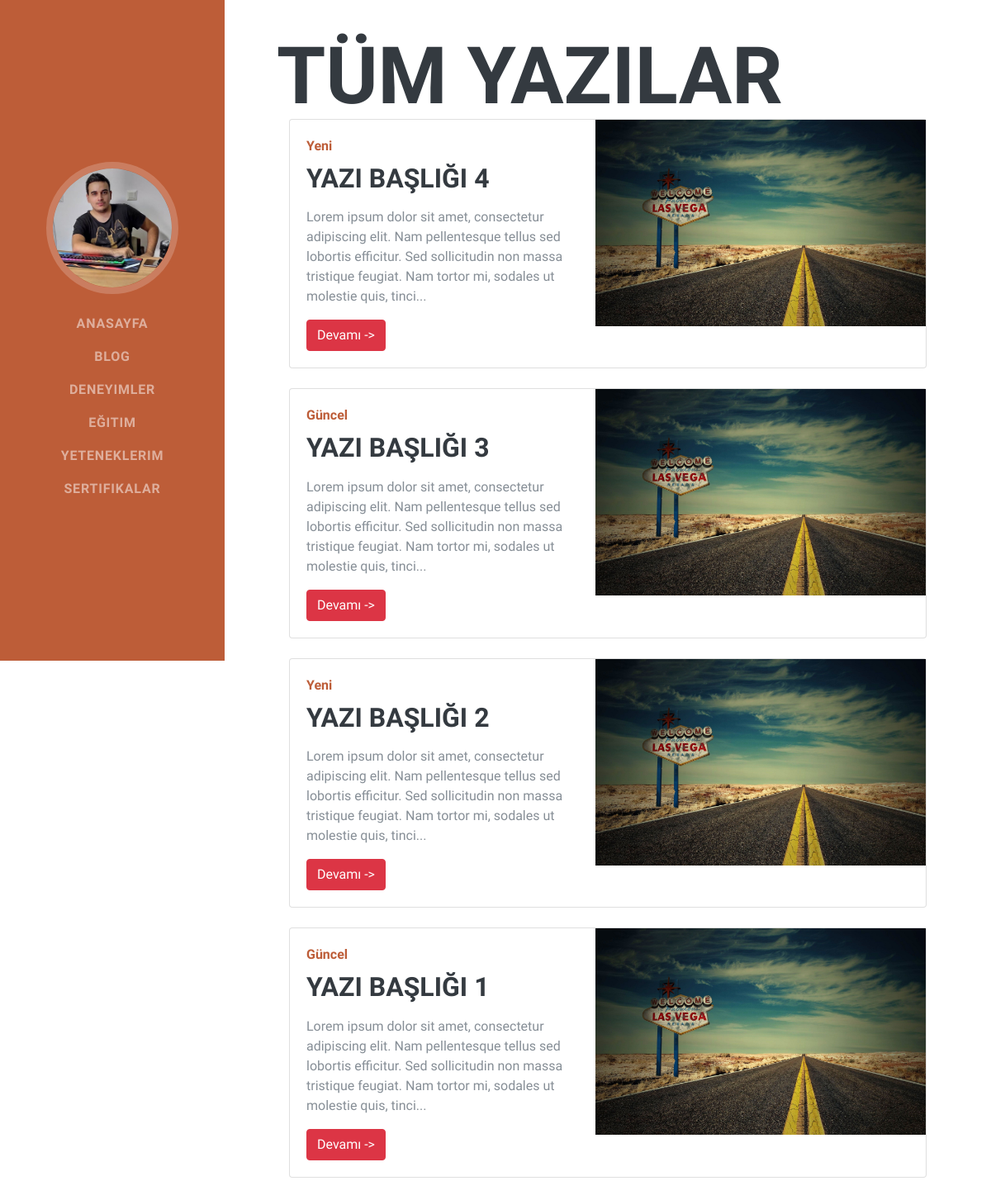
Page /index.php?sayfa=arsiv on the committed database.
### tables this page shows
CREATE TABLE `site_bilgiler` (
  `degisken` varchar(255) NOT NULL,
  `deger` text NOT NULL
);

CREATE TABLE `yazilar` (
  `id` int(11) NOT NULL,
  `yazi_baslik` varchar(255) NOT NULL,
  `link` varchar(255) NOT NULL,
  `yazi_metni` text NOT NULL,
  `kategori` varchar(255) NOT NULL,
  `resim` varchar(255) NOT NULL,
  `tarih` datetime NOT NULL
);

### index.php (called while the page is built, shortened)
<?php
include('pages/header.php');
include('pages/navs.php');
yonlendir();
include('pages/footer.php');
?>

### functions/db.php (called while the page is built, shortened)
<?php
class DB {
	static $pdo = null;
	static $charset = 'UTF8';
	static $last_stmt = null;
	public static function instance()
	{
		return
			self::$pdo == null ?
				self::init() :
				self::$pdo;
	}
	public static function init()
	{
		self::$pdo = new PDO(
			'mysql:host=' . MYSQL_HOST .';dbname=' . MYSQL_DB,
			MYSQL_USER,
			MYSQL_PASS
		);
		self::$pdo->exec('SET NAMES `' . self::$charset . '`');
		self::$pdo->setAttribute(PDO::ATTR_DEFAULT_FETCH_MODE, PDO::FETCH_OBJ);
		return self::$pdo;
	}
	public static function query($query, $bindings = null)
	{
		if(is_null($bindings))
		{
			if(!self::$last_stmt = self::instance()->query($query))
				return false;
		}
		else
		{
			self::$last_stmt = self::prepare($query);
			if(!self::$last_stmt->execute($bindings))
				return false;
		}
		return self::$last_stmt;
	}
	public static function getRow($query, $bindings = null)
	{
		if(!$stmt = self::query($query, $bindings))
			return false;
		return $stmt->fetch();
	}
	public static function get($query, $bindings = null)
	{
		if(!$stmt = self::query($query, $bindings))
			return false;
		$result = array();
		foreach($stmt as $row)
			$result[] = $row;
		return $result;
	}
}

### functions/arsivfunctions.php (called while the page is built, shortened)
<?php
$yazilar = cokluvericek('yazilar', 5, True);

### pages/arsiv.php (the view, shortened to what this page needs)
<?php
include ("functions/arsivfunctions.php");
?>
	<section class="resume-section p-3 p-lg-5 d-flex align-items-center" id="about">
      <div class="w-100">
	<div class="container">
      <div class="blog-header">
        <h1 class="blog-title">Tüm Yazılar</h1>
      </div>
    <div class="col">
		<?php foreach($yazilar as $yazi){
				echo '<div class="card flex-md-row mb-4 box-shadow h-md-250">
            <div class="card-body d-flex flex-column align-items-start">
              <strong class="d-inline-block mb-2 text-primary">'. $yazi -> kategori . '</strong>
              <h3 class="mb-0">
                <a class="text-dark" href="index.php?sayfa=oku&yazi='. $yazi -> link . '">'. $yazi -> yazi_baslik . '</a>
              </h3>
              <p class="card-text">'. substr($yazi -> yazi_metni, 0, 200) . '... </p>
              <a href="index.php?sayfa=oku&yazi='. $yazi -> link . '" class="btn btn-danger">Devamı -></a>
            </div>
            <img class="card-img-right flex-auto d-none d-md-block"  alt="Thumbnail [200x250]" src="'. $yazi -> resim . '" data-holder-rendered="true" style="height: 250px;">
          </div>';
		} ?>
		  </div>
        </div>
    </div> </section>

### pages/header.php (shortened to what this page needs)
<?php
include ('functions/globalFunctions.php');
?>
<!DOCTYPE html>
<html lang="en">
<head>
  <link href="assets/vendor/bootstrap/css/bootstrap.min.css" rel="stylesheet">
  <link href="assets/vendor/fontawesome-free/css/all.min.css" rel="stylesheet">
  <link href="assets/css/resume.min.css" rel="stylesheet">
</head>

### pages/navs.php (shortened to what this page needs)
<body id="page-top">
  <nav class="navbar navbar-expand-lg navbar-dark bg-primary fixed-top" id="sideNav">
    <a class="navbar-brand js-scroll-trigger" href="#page-top">
      <span class="d-none d-lg-block">
        <img class="img-fluid img-profile rounded-circle mx-auto mb-2" src="<?php echo bilgicek('resim_profil'); ?>" alt="">
      </span>
    </a>
    <div class="collapse navbar-collapse" id="navbarSupportedContent">
      <ul class="navbar-nav">
		<li class="nav-item">
          <a class="nav-link js-scroll-trigger" href="index.php?sayfa=home">Anasayfa</a>
        </li>
		<li class="nav-item">
          <a class="nav-link js-scroll-trigger" href="index.php?sayfa=home#blog">Blog</a>
        </li>
        <li class="nav-item">
          <a class="nav-link js-scroll-trigger" href="index.php?sayfa=home#experience">Deneyimler</a>
        </li>
        <li class="nav-item">
          <a class="nav-link js-scroll-trigger" href="index.php?sayfa=home#education">Eğitim</a>
        </li>
        <li class="nav-item">
          <a class="nav-link js-scroll-trigger" href="index.php?sayfa=home#skills">Yeteneklerim</a>
        </li>
        <li class="nav-item">
          <a class="nav-link js-scroll-trigger" href="index.php?sayfa=home#awards">Sertifikalar</a>
        </li>
      </ul>
    </div>
  </nav>
  <div class="container-fluid p-0">

### functions/globalFunctions.php (shortened to what this page needs)
<?php
include 'db.php';
function yonlendir(){
	if (isset ($_GET['sayfa'])){
		$sayfa = $_GET['sayfa'];
		if ($sayfa!='header' || $sayfa!='navs' || $sayfa!='footer') {
		if ( file_exists( "pages/$sayfa.php" ) ) {
		include ("pages/$sayfa.php");
		}else {
		include ("pages/404.php");
			}
		}
	}
	else{
		header('Location: index.php?sayfa=home');
	}
}
function bilgicek($bilgiadi){
	$bilgi = DB::getRow("Select * from site_bilgiler WHERE degisken='$bilgiadi'");
	if( isset($bilgi->deger) ){
		return $bilgi -> deger;
	}
	else{
		echo("$bilgiadi degerini bulamadım!");
	}
}
function cokluvericek($tabloadi, $limit='', $sirala=false){
	if ($limit != ''){
		$limit = 'limit ' . $limit;
	}
	if ($sirala!=false){
		$sirala = 'ORDER BY tarih DESC';
	}
	$veriler = DB::get("SELECT * FROM $tabloadi $sirala $limit");
	return $veriler;
	}

### pages/footer.php (shortened to what this page needs)
  </div>
</body>
</html>

### rows in the picture
site_bilgiler: deger (picture)
yazilar: kategori "Yeni", yazi_baslik "YAZI BAŞLIĞI 4", yazi_metni "Lorem ipsum dolor sit amet, consectetur adipiscing elit. Nam pellentesque tellus sed lobortis efficitur. Sed sollicitudin non massa tristique feugiat. Nam tortor mi, sodales ut molestie quis, tinci", resim (picture)
yazilar: kategori "Güncel", yazi_baslik "YAZI BAŞLIĞI 3", yazi_metni "Lorem ipsum dolor sit amet, consectetur adipiscing elit. Nam pellentesque tellus sed lobortis efficitur. Sed sollicitudin non massa tristique feugiat. Nam tortor mi, sodales ut molestie quis, tinci", resim (picture)
yazilar: kategori "Yeni", yazi_baslik "YAZI BAŞLIĞI 2", yazi_metni "Lorem ipsum dolor sit amet, consectetur adipiscing elit. Nam pellentesque tellus sed lobortis efficitur. Sed sollicitudin non massa tristique feugiat. Nam tortor mi, sodales ut molestie quis, tinci", resim (picture)
yazilar: kategori "Güncel", yazi_baslik "YAZI BAŞLIĞI 1", yazi_metni "Lorem ipsum dolor sit amet, consectetur adipiscing elit. Nam pellentesque tellus sed lobortis efficitur. Sed sollicitudin non massa tristique feugiat. Nam tortor mi, sodales ut molestie quis, tinci", resim (picture)
